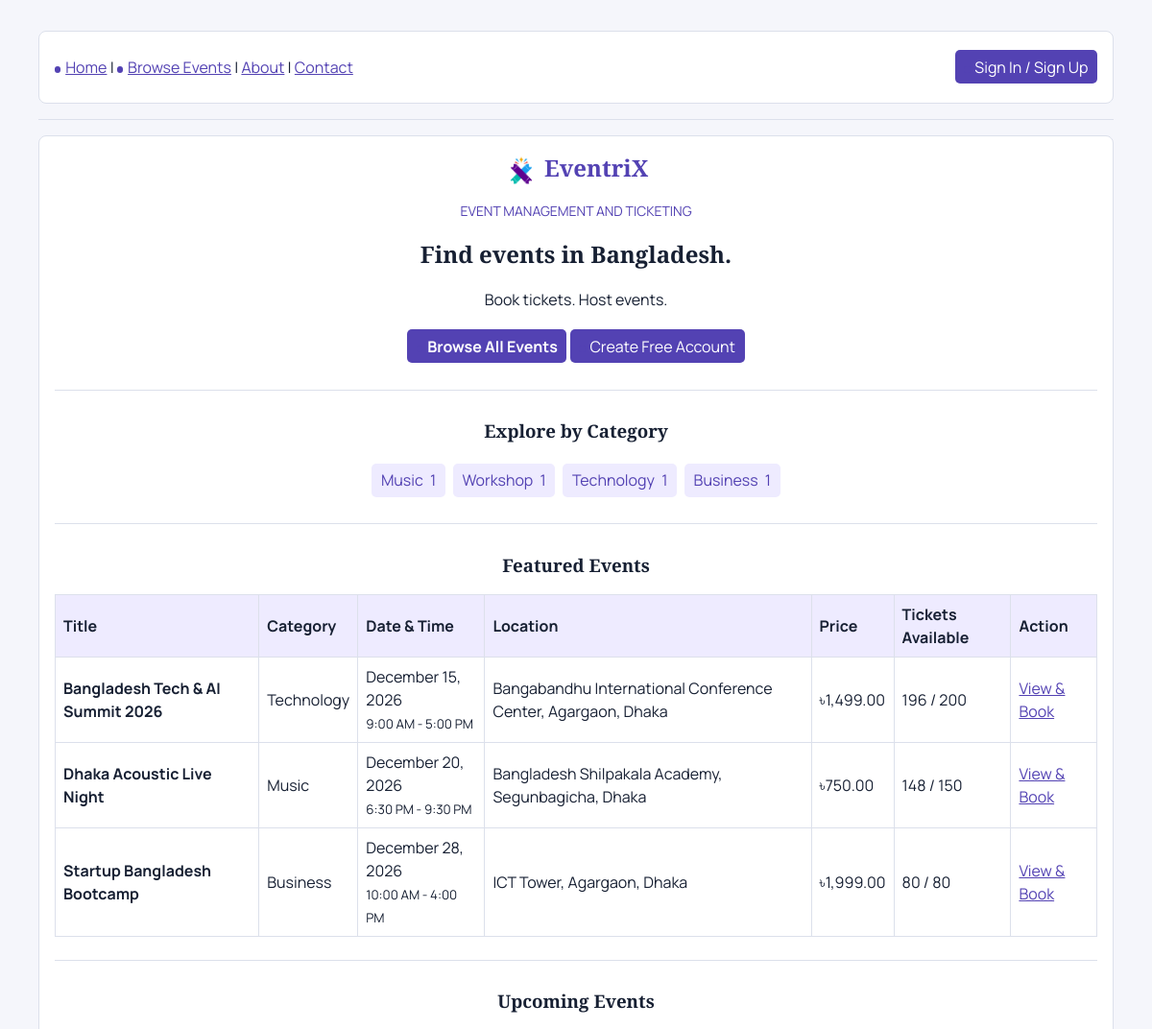
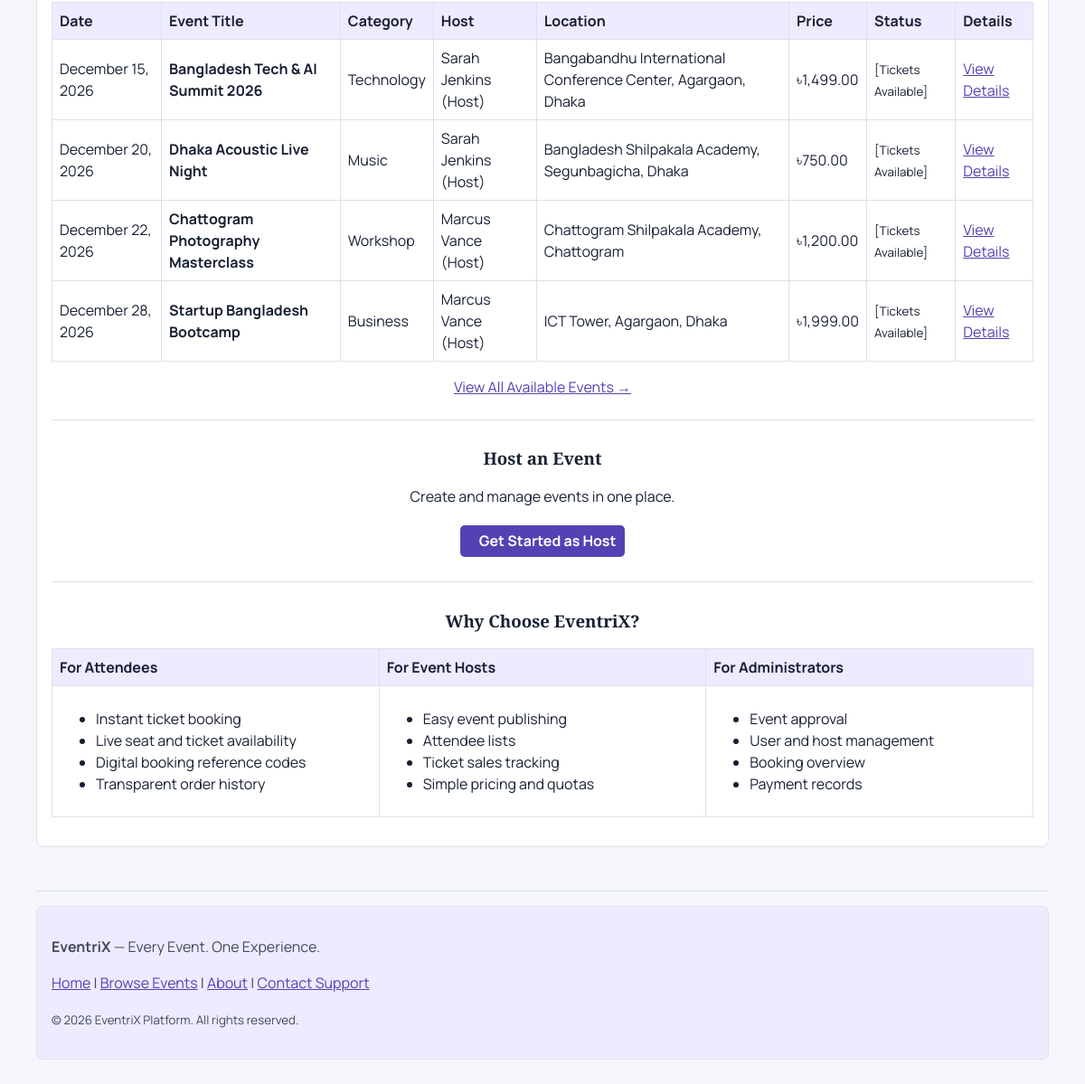
The page / on the database its author committed (2 pictures, top to bottom).
### tables this page shows
CREATE TABLE `events` (
  `id` INT AUTO_INCREMENT PRIMARY KEY,
  `host_id` INT NOT NULL,
  `title` VARCHAR(200) NOT NULL,
  `description` TEXT NOT NULL,
  `category` VARCHAR(100) NOT NULL,
  `image` VARCHAR(255) DEFAULT NULL,
  `event_date` DATE NOT NULL,
  `start_time` TIME NOT NULL,
  `end_time` TIME NOT NULL,
  `location` VARCHAR(255) NOT NULL,
  `ticket_price` DECIMAL(10,2) NOT NULL DEFAULT 0.00,
  `total_tickets` INT NOT NULL,
  `available_tickets` INT NOT NULL,
  `registration_deadline` DATETIME NOT NULL,
  `status` ENUM('Draft', 'Pending Approval', 'Approved', 'Rejected', 'Completed', 'Cancelled') NOT NULL DEFAULT 'Pending Approval',
  `created_at` TIMESTAMP DEFAULT CURRENT_TIMESTAMP,
  `updated_at` TIMESTAMP DEFAULT CURRENT_TIMESTAMP ON UPDATE CURRENT_TIMESTAMP,
  FOREIGN KEY (`host_id`) REFERENCES `users`(`id`) ON DELETE CASCADE,
  INDEX `idx_events_status` (`status`),
  INDEX `idx_events_category` (`category`),
  INDEX `idx_events_date` (`event_date`)
);

CREATE TABLE `users` (
  `id` INT AUTO_INCREMENT PRIMARY KEY,
  `full_name` VARCHAR(100) NOT NULL,
  `email` VARCHAR(150) NOT NULL UNIQUE,
  `password` VARCHAR(255) NOT NULL,
  `role` ENUM('admin', 'host', 'user') NOT NULL DEFAULT 'user',
  `status` ENUM('active', 'suspended') NOT NULL DEFAULT 'active',
  `created_at` TIMESTAMP DEFAULT CURRENT_TIMESTAMP,
  INDEX `idx_users_role` (`role`),
  INDEX `idx_users_status` (`status`)
);

### includes/auth.php (called while the page is built, shortened)
<?php
function is_logged_in() {
    return isset($_SESSION['user_id']);
}
?>

### includes/functions.php (called while the page is built, shortened)
<?php
function e($value) {
    return htmlspecialchars((string)$value, ENT_QUOTES, 'UTF-8');
}
function format_price($amount) {
    return '৳' . number_format((float)$amount, 2);
}
function format_date($date_str) {
    return date('F j, Y', strtotime($date_str));
}
function format_time($time_str) {
    return date('g:i A', strtotime($time_str));
}
?>

### index.php (the view, shortened to what this page needs)
<?php
require_once __DIR__ . '/includes/database.php';
require_once __DIR__ . '/includes/functions.php';
require_once __DIR__ . '/includes/auth.php';
$stmt = $pdo->prepare("SELECT e.*, u.full_name AS host_name
                      FROM events e
                      JOIN users u ON e.host_id = u.id
                      WHERE e.status = 'Approved' AND e.event_date >= CURDATE()
                      ORDER BY e.total_tickets DESC
                      LIMIT 3");
$stmt->execute();
$featured_events = $stmt->fetchAll();
$stmt = $pdo->prepare("SELECT e.*, u.full_name AS host_name
                      FROM events e
                      JOIN users u ON e.host_id = u.id
                      WHERE e.status = 'Approved' AND e.event_date >= CURDATE()
                      ORDER BY e.event_date ASC, e.start_time ASC
                      LIMIT 6");
$stmt->execute();
$upcoming_events = $stmt->fetchAll();
$stmt = $pdo->prepare("SELECT category, COUNT(*) as total
                      FROM events
                      WHERE status = 'Approved'
                      GROUP BY category
                      ORDER BY total DESC");
$stmt->execute();
$categories = $stmt->fetchAll();
require __DIR__ . '/includes/header.php';
?>
<div class="landing-page">
    <section class="landing-intro">
        <a class="landing-brand" href="index.html">
            <img class="site-logo" src="assets/images/eventrix-logo.png" alt="">
            <span>EventriX</span>
        </a>
        <p class="eyebrow">EVENT MANAGEMENT AND TICKETING</p>
        <h2>Find events in Bangladesh.</h2>
        <p>Book tickets. Host events.</p>
        <p>
            <a href="events.html"><i class="hgi-stroke hgi-ticket-01 ui-icon" aria-hidden="true"></i><strong>Browse All Events</strong></a>
            <?php if (!is_logged_in()): ?>
                <a href="login.html?tab=signup"><i class="hgi-stroke hgi-user ui-icon" aria-hidden="true"></i>Create Free Account</a>
            <?php else: ?>
                <a href="<?php echo current_user_role(); ?>/dashboard.html"><i class="hgi-stroke hgi-calendar-03 ui-icon" aria-hidden="true"></i>Go to My Dashboard</a>
            <?php endif; ?>
        </p>
    </section>
    <section class="landing-section">
        <h3>Explore by Category</h3>
        <p class="category-list">
            <?php if (!empty($categories)): ?>
                <?php foreach ($categories as $cat): ?>
                    <a class="category-tab" href="events.html?category=<?php echo urlencode($cat['category']); ?>">
                        <?php echo e($cat['category']); ?> <span class="category-count"><?php echo $cat['total']; ?></span>
                    </a>
                <?php endforeach; ?>
            <?php else: ?>
                <em>No categories found at this moment.</em>
            <?php endif; ?>
        </p>
    </section>
    <section class="landing-section">
        <h3>Featured Events</h3>
        <?php if (!empty($featured_events)): ?>
            <table border="1" cellpadding="8" cellspacing="0" width="90%">
                <thead>
                    <tr>
                        <th>Title</th>
                        <th>Category</th>
                        <th>Date & Time</th>
                        <th>Location</th>
                        <th>Price</th>
                        <th>Tickets Available</th>
                        <th>Action</th>
                    </tr>
                </thead>
                <tbody>
                    <?php foreach ($featured_events as $event): ?>
                        <tr>
                            <td><strong><?php echo e($event['title']); ?></strong></td>
                            <td><?php echo e($event['category']); ?></td>
                            <td><?php echo format_date($event['event_date']); ?><br><small><?php echo format_time($event['start_time']); ?> - <?php echo format_time($event['end_time']); ?></small></td>
                            <td><?php echo e($event['location']); ?></td>
                            <td><?php echo $event['ticket_price'] > 0 ? format_price($event['ticket_price']) : '<strong>Free</strong>'; ?></td>
                            <td><?php echo $event['available_tickets']; ?> / <?php echo $event['total_tickets']; ?></td>
                            <td>
                                <a href="event-details.html?id=<?php echo $event['id']; ?>">View &amp; Book</a>
                            </td>
                        </tr>
                    <?php endforeach; ?>
                </tbody>
            </table>
        <?php else: ?>
            <p><em>No featured events right now. Check back soon!</em></p>
        <?php endif; ?>
    </section>
    <section class="landing-section">
        <h3>Upcoming Events</h3>
        <?php if (!empty($upcoming_events)): ?>
            <table border="1" cellpadding="8" cellspacing="0" width="90%">
                <thead>
                    <tr>
                        <th>Date</th>
                        <th>Event Title</th>
                        <th>Category</th>
                        <th>Host</th>
                        <th>Location</th>
                        <th>Price</th>
                        <th>Status</th>
                        <th>Details</th>
                    </tr>
                </thead>
                <tbody>
                    <?php foreach ($upcoming_events as $event): ?>
                        <tr>
                            <td><?php echo format_date($event['event_date']); ?></td>
                            <td><strong><?php echo e($event['title']); ?></strong></td>
                            <td><?php echo e($event['category']); ?></td>
                            <td><?php echo e($event['host_name']); ?></td>
                            <td><?php echo e($event['location']); ?></td>
                            <td><?php echo $event['ticket_price'] > 0 ? format_price($event['ticket_price']) : 'Free'; ?></td>
                            <td>
                                <?php if ($event['available_tickets'] > 0): ?>
                                    <small>[Tickets Available]</small>
                                <?php else: ?>
                                    <mark><strong>SOLD OUT</strong></mark>
                                <?php endif; ?>
                            </td>
                            <td>
                                <a href="event-details.html?id=<?php echo $event['id']; ?>">View Details</a>
                            </td>
                        </tr>
                    <?php endforeach; ?>
                </tbody>
            </table>
            <p><a href="events.html">View All Available Events &rarr;</a></p>
        <?php else: ?>
            <p><em>No upcoming events currently scheduled.</em></p>
        <?php endif; ?>
    </section>
    <section class="landing-section landing-cta">
        <h3>Host an Event</h3>
        <p>Create and manage events in one place.</p>
        <p>
            <a href="login.html?tab=signup"><i class="hgi-stroke hgi-calendar-add-01 ui-icon" aria-hidden="true"></i><strong>Get Started as Host</strong></a>
        </p>
    </section>
    <section class="landing-section">
        <h3>Why Choose EventriX?</h3>
        <table border="1" cellpadding="8" cellspacing="0">
            <tr>
                <th width="33%">For Attendees</th>
                <th width="33%">For Event Hosts</th>
                <th width="33%">For Administrators</th>
            </tr>
            <tr>
                <td valign="top">
                    <ul>
                        <li>Instant ticket booking</li>
                        <li>Live seat and ticket availability</li>
                        <li>Digital booking reference codes</li>
                        <li>Transparent order history</li>
                    </ul>
                </td>
                <td valign="top">
                    <ul>
                        <li>Easy event publishing</li>
                        <li>Attendee lists</li>
                        <li>Ticket sales tracking</li>
                        <li>Simple pricing and quotas</li>
                    </ul>
                </td>
                <td valign="top">
                    <ul>
                        <li>Event approval</li>
                        <li>User and host management</li>
                        <li>Booking overview</li>
                        <li>Payment records</li>
                    </ul>
                </td>
            </tr>
        </table>
    </section>
</div>
<?php require __DIR__ . '/includes/footer.php'; ?>

### assets/css/site.css (style rules this page uses)
:root { --accent: #5342b3; --ink: #172033; --line: #dce0eb; }
* { box-sizing: border-box; }
body { margin: 0 auto; max-width: 72rem; padding: 1rem; color: var(--ink); background: #f5f6fb; font: 1rem/1.5 Manrope, Arial, sans-serif; }
h1, h2, h3 { font-family: "Playfair Display", Georgia, serif; line-height: 1.25; }
a { color: var(--accent); }
.nav-row, .category-list { display: flex; flex-wrap: wrap; gap: .5rem; align-items: center; }
.site-logo { width: 2.25rem; vertical-align: middle; }
header h1 a, .landing-brand { text-decoration: none; }
.landing-brand { font: bold 1.5rem "Playfair Display", Georgia, serif; }
.landing-page { text-align: center; }
.landing-section { margin-top: 1.5rem; padding-top: .75rem; border-top: 1px solid var(--line); }
.landing-section ul { text-align: left; }
.eyebrow { color: var(--accent); font-size: .875rem; }
.category-list { justify-content: center; }
.category-tab, .nav-auth, .landing-intro > p:last-child a, .landing-cta a { display: inline-block; margin-block: .2rem; padding: .35rem .6rem; border-radius: 5px; text-decoration: none; }
.category-tab { background: #eeebff; }
.category-count { margin-left: .25rem; }
.ui-icon { display: inline-block; margin-right: .3rem; padding: .2rem; color: white; background: var(--accent); border-radius: 50%; }
img { max-width: 100%; height: auto; }
button, .nav-auth, .landing-intro > p:last-child a, .landing-cta a { color: white; background: var(--accent); border-color: var(--accent); }
table { width: 100%; margin-block: 1rem; border-collapse: collapse; border-color: var(--line); }
th, td { padding: .5rem; border: 1px solid var(--line); text-align: left; }
th { background: #eeebff; }

### rows shown on the page
events: title "Bangladesh Tech & AI Summit 2026", category "Technology", event_date "December 15, 2026", start_time "9:00 AM", end_time "5:00 PM", location "Bangabandhu International Conference Center, Agargaon, Dhaka", ticket_price "৳1,499.00", available_tickets "196", total_tickets "200", host.full_name "Sarah Jenkins (Host)", shows "[Tickets Available]"
events: title "Dhaka Acoustic Live Night", category "Music", event_date "December 20, 2026", start_time "6:30 PM", end_time "9:30 PM", location "Bangladesh Shilpakala Academy, Segunbagicha, Dhaka", ticket_price "৳750.00", available_tickets "148", total_tickets "150", host.full_name "Sarah Jenkins (Host)", shows "[Tickets Available]"
events: title "Startup Bangladesh Bootcamp", category "Business", event_date "December 28, 2026", start_time "10:00 AM", end_time "4:00 PM", location "ICT Tower, Agargaon, Dhaka", ticket_price "৳1,999.00", available_tickets "80", total_tickets "80", host.full_name "Marcus Vance (Host)", shows "[Tickets Available]"
events: event_date "December 22, 2026", title "Chattogram Photography Masterclass", category "Workshop", host.full_name "Marcus Vance (Host)", location "Chattogram Shilpakala Academy, Chattogram", ticket_price "৳1,200.00", available_tickets "[Tickets Available]"

### other values the page prints
$cat['category'] "Music"
$cat['total'] "1"
$cat['category'] "Workshop"
$cat['category'] "Technology"
$cat['category'] "Business"
